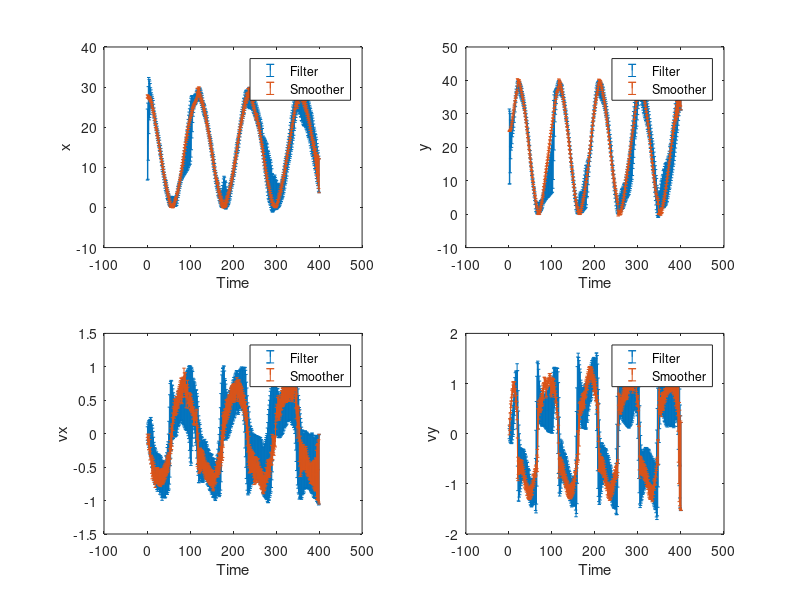

Write MATLAB code to recreate this figure.
load('result_smoother');

subplot(2, 2, 1);
errorbar(mus_f(1, :), sigs_f(1, :)); hold on;
errorbar(mus_fb(1, :), sigs_fb(1, :)); hold on;
xlabel('Time');
ylabel('x');
legend('Filter', 'Smoother');
hold off;

subplot(2, 2, 2);
errorbar(mus_f(2, :), sigs_f(2, :)); hold on;
errorbar(mus_fb(2, :), sigs_fb(2, :)); hold on;
xlabel('Time');
ylabel('y');
legend('Filter', 'Smoother');
hold off;

subplot(2, 2, 3);
errorbar(mus_f(3, :), sigs_f(3, :)); hold on;
errorbar(mus_fb(3, :), sigs_fb(3, :)); hold on;
xlabel('Time');
ylabel('vx');
legend('Filter', 'Smoother');
hold off;

subplot(2, 2, 4);
errorbar(mus_f(4, :), sigs_f(4, :)); hold on;
errorbar(mus_fb(4, :), sigs_fb(4, :)); hold on;
xlabel('Time');
ylabel('vy');
legend('Filter', 'Smoother');
hold off;

